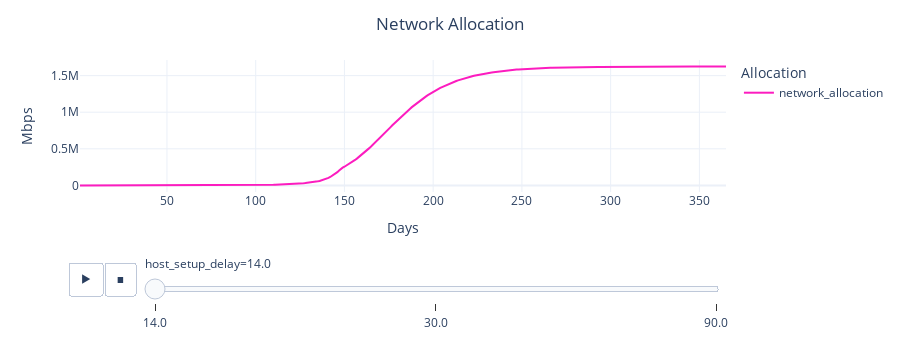

Notebook code cell kept with this figure:
### Markdown cell above
# Anaysis 2: Network Allocation

Plot the actual bandwidth allocation for the network over time.

Notes: 
- Since the network assumes clients can initiate temporary connections, actual network allocation is dependent on the current price attractiveness to existing clients, v.s. the

### Code cell
fig = px.line(
    df_1,
    x='timestep',
    y=['network_allocation'],
    height=350,
    animation_frame='host_setup_delay'
)

fig.update_layout(
    title="Network Allocation",
    xaxis_title="Days",
    yaxis_title="Mbps",
    legend_title="Allocation")

fig.show()

### Figure 1 — Plotly figure (JSON) as saved in the notebook; plotly's stock layout.template omitted (floating-point values rounded to 4 significant figures; data arrays with more than 128 entries replaced by an {"elided": "..."} marker saying what was removed)
{"data": [{"hovertemplate": "variable=network_allocation<br>host_setup_delay=14.0<br>timestep=%{x}<br>value=%{y}<extra></extra>", "legendgroup": "network_allocation", "line": {"color": "#FC1CBF", "dash": "solid"}, "mode": "lines", "name": "network_allocation", "orientation": "v", "showlegend": true, "type": "scatter", "x": {"elided": "365 int values"}, "xaxis": "x", "y": {"elided": "365 float values"}, "yaxis": "y"}], "layout": {"height": 350, "legend": {"title": {"text": "Allocation"}, "tracegroupgap": 0}, "margin": {"t": 60}, "sliders": [{"active": 0, "currentvalue": {"prefix": "host_setup_delay="}, "len": 0.9, "pad": {"b": 10, "t": 60}, "steps": [{"args": [["14.0"], {"frame": {"duration": 0, "redraw": false}, "fromcurrent": true, "mode": "immediate", "transition": {"duration": 0, "easing": "linear"}}], "label": "14.0", "method": "animate"}, {"args": [["30.0"], {"frame": {"duration": 0, "redraw": false}, "fromcurrent": true, "mode": "immediate", "transition": {"duration": 0, "easing": "linear"}}], "label": "30.0", "method": "animate"}, {"args": [["90.0"], {"frame": {"duration": 0, "redraw": false}, "fromcurrent": true, "mode": "immediate", "transition": {"duration": 0, "easing": "linear"}}], "label": "90.0", "method": "animate"}], "x": 0.1, "xanchor": "left", "y": 0, "yanchor": "top"}], "title": {"text": "Network Allocation"}, "updatemenus": [{"buttons": [{"args": [null, {"frame": {"duration": 500, "redraw": false}, "fromcurrent": true, "mode": "immediate", "transition": {"duration": 500, "easing": "linear"}}], "label": "&#9654;", "method": "animate"}, {"args": [[null], {"frame": {"duration": 0, "redraw": false}, "fromcurrent": true, "mode": "immediate", "transition": {"duration": 0, "easing": "linear"}}], "label": "&#9724;", "method": "animate"}], "direction": "left", "pad": {"r": 10, "t": 70}, "showactive": false, "type": "buttons", "x": 0.1, "xanchor": "right", "y": 0, "yanchor": "top"}], "xaxis": {"anchor": "y", "domain": [0, 1], "title": {"text": "Days"}}, "yaxis": {"anchor": "x", "domain": [0, 1], "title": {"text": "Mbps"}}}}
